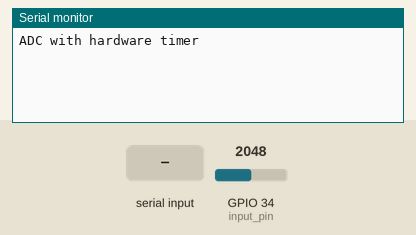
Bench run of a program on a simulated ESP32. Parts: the last lines printed to the serial monitor. The inputs (shaded band) are chosen by the test bench; at power-on: GPIO 34 (input_pin) = 2048.

Above: at 3.8 s.
3.9 s: "1\n" received over Serial
At 4.3 s:
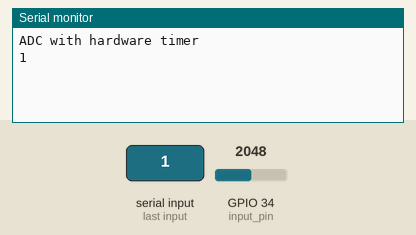
5.4 s: "0\n" received over Serial
At 6.4 s:
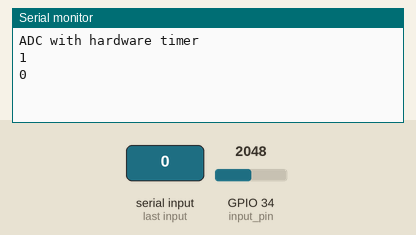

Measured:
- after the input at 3.9 s, the serial monitor: prints a new line at once (image 1)
- after the input at 5.4 s, the serial monitor: prints a new line at once (image 2)

The program:

main.cpp
```cpp
#include <Arduino.h>
#if CONFIG_FREERTOS_UNICORE
static const BaseType_t app_cpu = 0;
#else
static const BaseType_t app_cpu = 1;
#endif

static const size_t str_buffer_size = 255;
static const size_t command_size = 4;
static const char average_command[command_size] = "avg";

static const int input_pin = A6;

static const uint16_t timer_divider = 8; // tick at 10MHz
static const uint64_t timer_period = 1000000;
static hw_timer_t *adc_timer = NULL;

static volatile float average = 0.0;

static const size_t BUFFER_LENGTH = 10;
static volatile uint16_t buffer_0[BUFFER_LENGTH];
static volatile uint16_t buffer_1[BUFFER_LENGTH];
static volatile uint16_t *read_from = buffer_0;
static volatile uint16_t *write_to = buffer_1;
static volatile uint8_t buffer_overrun = 0;

static SemaphoreHandle_t reading_done_semaphore = NULL;
static TaskHandle_t processing_task = NULL;

static portMUX_TYPE spinlock = portMUX_INITIALIZER_UNLOCKED;
static QueueHandle_t error_queue;
static const uint16_t error_queue_length = 20;

// create hardware timer that samples from ADC in an ISR.
// Samples shall be placed in a buffer. Once ten samples
// have been created wake up task a and compute average.
// Store average in float. This is not atomic! Task b shall
// echo the serial input and print the average if avg\n is
// the input.

void swap_buffer(){
  volatile uint16_t *temp_ptr = write_to;
  write_to = read_from;
  read_from = write_to;
}

void IRAM_ATTR readADC(){
  static uint16_t index = 0; // only initialize this once (static)
  BaseType_t task_woken = pdFALSE;

  if((index < BUFFER_LENGTH) && (buffer_overrun == 0)){ // if the buffer is not full and not overrun
    write_to[index] = analogRead(input_pin);
    index++;
  }
  if(index >= BUFFER_LENGTH){
    if(xSemaphoreTakeFromISR(reading_done_semaphore, &task_woken) == pdFALSE){ // if reading the buffer is not done
      buffer_overrun = 1; // the buffer is still read and we cannot add more to the buffer
    }

    if(buffer_overrun == 0) {
      index = 0; // reset the index
      swap_buffer(); // swap read and write buffer

      vTaskNotifyGiveFromISR(processing_task, &task_woken); //notify the processing task, that data can be read (and processed)
    }

  }

  if(task_woken){
    portYIELD_FROM_ISR();
  }

}


void serialInterface(void *parameter){
  char current_char;
  char str_buffer[str_buffer_size];
  size_t str_buffer_index = 0;

  memset(str_buffer, 0, str_buffer_size);
  char message[str_buffer_size];
  while(1){
    if(xQueueReceive(error_queue, (void *)&message, 0) == pdTRUE) // if there was an error
    {
      Serial.println(message);
    }

    if(Serial.available()>0){
      current_char = Serial.read();

      if(str_buffer_index < str_buffer_size-1){
          str_buffer[str_buffer_index] = current_char;
          str_buffer_index++;
      }

      if(current_char == '\n' || current_char == '\r') {
        Serial.print("\r\n");
        str_buffer[str_buffer_index-1] = '\0';

        if(strcmp(str_buffer, average_command)==0){
          Serial.print("Average: ");
          Serial.println(average);
        }

        memset(str_buffer, 0, str_buffer_size);
        str_buffer_index = 0;
      }else{
        Serial.print(current_char);
      }
    }
    vTaskDelay(10);
  }
}

void calculateAverage(void *parameter){
  char message[str_buffer_size];
  float local_average;
  while(1){
    ulTaskNotifyTake(pdTRUE, portMAX_DELAY); // wait until we are notified from the ISR that 10 samples are ready
    local_average = 0.0;
    for(int index = 0; index < BUFFER_LENGTH; index++){
      local_average += (float) read_from[index];
    }
    local_average /= BUFFER_LENGTH;

    // the float transfer might take more than an operation
    // i.e. the ISR could interrupt us here so we make it a
    // critical section
    portENTER_CRITICAL(&spinlock);
    average = local_average;
    portEXIT_CRITICAL(&spinlock);

    if(buffer_overrun == 1) // we took to long to process the samples
    {
      strcpy(message, "Error: processing took to long, dropped samples");
      xQueueSend(error_queue, (void*) &message, 10);
    }
    portENTER_CRITICAL(&spinlock);
    buffer_overrun = 0;
    xSemaphoreGive(reading_done_semaphore);
    portEXIT_CRITICAL(&spinlock);
  }
}

void setup() {
  pinMode(input_pin, ANALOG);
  // put your setup code here, to run once:
  Serial.begin(115200);
  vTaskDelay(3000/portTICK_PERIOD_MS);
  Serial.println("ADC with hardware timer");

  reading_done_semaphore = xSemaphoreCreateBinary();

  if(reading_done_semaphore == NULL){
    Serial.println("Error creating semaphore");
    ESP.restart();
  }

  xSemaphoreGive(reading_done_semaphore);

  error_queue = xQueueCreate(error_queue_length, str_buffer_size * sizeof(char));

  xTaskCreatePinnedToCore(
    serialInterface,
    "Serial Interface",
    1500,
    NULL,
    2,
    NULL,
    app_cpu
  );

  xTaskCreatePinnedToCore(
    calculateAverage,
    "Calculate average",
    1500,
    NULL,
    1,
    &processing_task,
    app_cpu
  );

  adc_timer = timerBegin(0, timer_divider, true);
  timerAttachInterrupt(adc_timer, &readADC, true);
  timerAlarmWrite(adc_timer, timer_period, true);
  timerAlarmEnable(adc_timer);

  vTaskDelete(NULL);
}

void loop() {
  // put your main code here, to run repeatedly:
}
```
